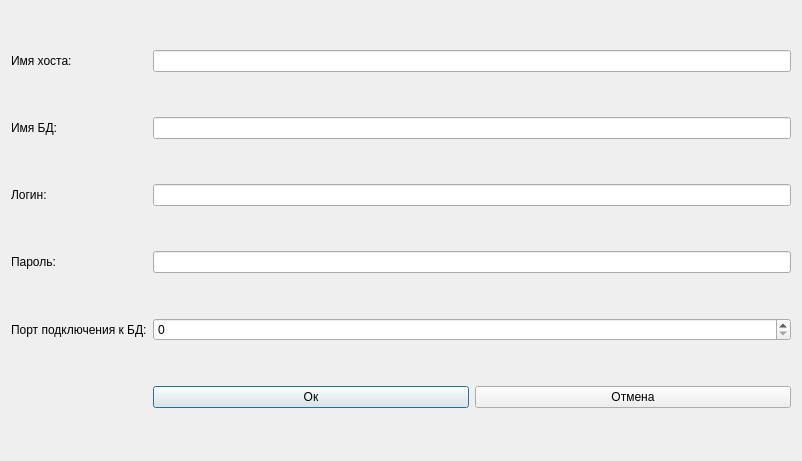
<?xml version="1.0" encoding="UTF-8"?>
<ui version="4.0">
 <class>Dialog</class>
 <widget class="QDialog" name="Dialog">
  <property name="geometry">
   <rect>
    <x>0</x>
    <y>0</y>
    <width>802</width>
    <height>461</height>
   </rect>
  </property>
  <property name="windowTitle">
   <string>Dialog</string>
  </property>
  <layout class="QHBoxLayout" name="horizontalLayout_2">
   <item>
    <layout class="QGridLayout" name="gridLayout_2">
     <item row="0" column="2">
      <widget class="QLineEdit" name="lineEdit"/>
     </item>
     <item row="4" column="0">
      <widget class="QLabel" name="label_5">
       <property name="text">
        <string>Порт подключения к БД:</string>
       </property>
      </widget>
     </item>
     <item row="1" column="0">
      <widget class="QLabel" name="label_2">
       <property name="text">
        <string>Имя БД:</string>
       </property>
      </widget>
     </item>
     <item row="3" column="2">
      <widget class="QLineEdit" name="lineEdit_4"/>
     </item>
     <item row="0" column="0">
      <widget class="QLabel" name="label">
       <property name="text">
        <string>Имя хоста:</string>
       </property>
      </widget>
     </item>
     <item row="1" column="2">
      <widget class="QLineEdit" name="lineEdit_2"/>
     </item>
     <item row="5" column="2">
      <layout class="QHBoxLayout" name="horizontalLayout">
       <item>
        <widget class="QPushButton" name="pushButton_2">
         <property name="text">
          <string>Ок</string>
         </property>
        </widget>
       </item>
       <item>
        <widget class="QPushButton" name="pushButton">
         <property name="text">
          <string>Отмена</string>
         </property>
        </widget>
       </item>
      </layout>
     </item>
     <item row="3" column="0">
      <widget class="QLabel" name="label_4">
       <property name="text">
        <string>Пароль:</string>
       </property>
      </widget>
     </item>
     <item row="4" column="2">
      <widget class="QSpinBox" name="spinBox"/>
     </item>
     <item row="2" column="2">
      <widget class="QLineEdit" name="lineEdit_3"/>
     </item>
     <item row="2" column="0">
      <widget class="QLabel" name="label_3">
       <property name="text">
        <string>Логин:</string>
       </property>
      </widget>
     </item>
    </layout>
   </item>
  </layout>
 </widget>
 <resources/>
 <connections/>
</ui>
